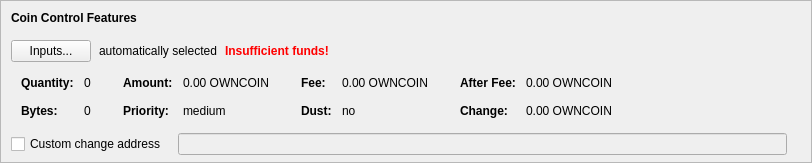
    <widget class="QFrame" name="frameCoinControl">
     <property name="sizePolicy">
      <sizepolicy hsizetype="Expanding" vsizetype="Expanding">
       <horstretch>0</horstretch>
       <verstretch>0</verstretch>
      </sizepolicy>
     </property>
     <property name="maximumSize">
      <size>
       <width>16777215</width>
       <height>16777215</height>
      </size>
     </property>
     <property name="frameShape">
      <enum>QFrame::StyledPanel</enum>
     </property>
     <property name="frameShadow">
      <enum>QFrame::Sunken</enum>
     </property>
     <layout class="QVBoxLayout" name="verticalLayoutCoinControl2">
      <property name="spacing">
       <number>0</number>
      </property>
      <property name="leftMargin">
       <number>0</number>
      </property>
      <property name="topMargin">
       <number>0</number>
      </property>
      <property name="rightMargin">
       <number>0</number>
      </property>
      <property name="bottomMargin">
       <number>6</number>
      </property>
      <item>
       <layout class="QVBoxLayout" name="verticalLayoutCoinControl" stretch="0,0,0,0,1">
        <property name="spacing">
         <number>0</number>
        </property>
        <property name="leftMargin">
         <number>10</number>
        </property>
        <property name="topMargin">
         <number>10</number>
        </property>
        <item>
         <layout class="QHBoxLayout" name="horizontalLayoutCoinControl1">
          <property name="bottomMargin">
           <number>15</number>
          </property>
          <item>
           <widget class="QLabel" name="labelCoinControlFeatures">
            <property name="sizePolicy">
             <sizepolicy hsizetype="Preferred" vsizetype="Maximum">
              <horstretch>0</horstretch>
              <verstretch>0</verstretch>
             </sizepolicy>
            </property>
            <property name="font">
             <font>
              <weight>75</weight>
              <bold>true</bold>
             </font>
            </property>
            <property name="styleSheet">
             <string notr="true">font-weight:bold;</string>
            </property>
            <property name="text">
             <string>Coin Control Features</string>
            </property>
           </widget>
          </item>
         </layout>
        </item>
        <item>
         <layout class="QHBoxLayout" name="horizontalLayoutCoinControl2" stretch="0,0,0,0">
          <property name="spacing">
           <number>8</number>
          </property>
          <property name="bottomMargin">
           <number>10</number>
          </property>
          <item>
           <widget class="QPushButton" name="pushButtonCoinControl">
            <property name="styleSheet">
             <string notr="true"/>
            </property>
            <property name="text">
             <string>Inputs...</string>
            </property>
            <property name="autoDefault">
             <bool>false</bool>
            </property>
           </widget>
          </item>
          <item>
           <widget class="QLabel" name="labelCoinControlAutomaticallySelected">
            <property name="text">
             <string>automatically selected</string>
            </property>
            <property name="margin">
             <number>5</number>
            </property>
           </widget>
          </item>
          <item>
           <widget class="QLabel" name="labelCoinControlInsuffFunds">
            <property name="font">
             <font>
              <weight>75</weight>
              <bold>true</bold>
             </font>
            </property>
            <property name="styleSheet">
             <string notr="true">color:red;font-weight:bold;</string>
            </property>
            <property name="text">
             <string>Insufficient funds!</string>
            </property>
            <property name="margin">
             <number>5</number>
            </property>
           </widget>
          </item>
          <item>
           <spacer name="horizontalSpacerCoinControl">
            <property name="orientation">
             <enum>Qt::Horizontal</enum>
            </property>
            <property name="sizeHint" stdset="0">
             <size>
              <width>40</width>
              <height>1</height>
             </size>
            </property>
           </spacer>
          </item>
         </layout>
        </item>
        <item>
         <widget class="QWidget" name="widgetCoinControl" native="true">
          <property name="sizePolicy">
           <sizepolicy hsizetype="Preferred" vsizetype="Preferred">
            <horstretch>0</horstretch>
            <verstretch>0</verstretch>
           </sizepolicy>
          </property>
          <property name="minimumSize">
           <size>
            <width>0</width>
            <height>0</height>
           </size>
          </property>
          <property name="styleSheet">
           <string notr="true"/>
          </property>
          <layout class="QHBoxLayout" name="horizontalLayoutCoinControl5">
           <property name="leftMargin">
            <number>0</number>
           </property>
           <property name="topMargin">
            <number>0</number>
           </property>
           <property name="rightMargin">
            <number>0</number>
           </property>
           <property name="bottomMargin">
            <number>0</number>
           </property>
           <item>
            <layout class="QHBoxLayout" name="horizontalLayoutCoinControl3" stretch="0,0,0,1">
             <property name="spacing">
              <number>20</number>
             </property>
             <property name="topMargin">
              <number>0</number>
             </property>
             <property name="bottomMargin">
              <number>10</number>
             </property>
             <item>
              <layout class="QFormLayout" name="formLayoutCoinControl1">
               <property name="horizontalSpacing">
                <number>10</number>
               </property>
               <property name="verticalSpacing">
                <number>14</number>
               </property>
               <property name="leftMargin">
                <number>10</number>
               </property>
               <property name="topMargin">
                <number>4</number>
               </property>
               <property name="rightMargin">
                <number>6</number>
               </property>
               <item row="0" column="0">
                <widget class="QLabel" name="labelCoinControlQuantityText">
                 <property name="font">
                  <font>
                   <weight>75</weight>
                   <bold>true</bold>
                  </font>
                 </property>
                 <property name="text">
                  <string>Quantity:</string>
                 </property>
                 <property name="margin">
                  <number>0</number>
                 </property>
                </widget>
               </item>
               <item row="0" column="1">
                <widget class="QLabel" name="labelCoinControlQuantity">
                 <property name="cursor">
                  <cursorShape>IBeamCursor</cursorShape>
                 </property>
                 <property name="contextMenuPolicy">
                  <enum>Qt::ActionsContextMenu</enum>
                 </property>
                 <property name="text">
                  <string notr="true">0</string>
                 </property>
                 <property name="margin">
                  <number>0</number>
                 </property>
                 <property name="textInteractionFlags">
                  <set>Qt::LinksAccessibleByMouse|Qt::TextSelectableByKeyboard|Qt::TextSelectableByMouse</set>
                 </property>
                </widget>
               </item>
               <item row="1" column="0">
                <widget class="QLabel" name="labelCoinControlBytesText">
                 <property name="font">
                  <font>
                   <weight>75</weight>
                   <bold>true</bold>
                  </font>
                 </property>
                 <property name="text">
                  <string>Bytes:</string>
                 </property>
                </widget>
               </item>
               <item row="1" column="1">
                <widget class="QLabel" name="labelCoinControlBytes">
                 <property name="cursor">
                  <cursorShape>IBeamCursor</cursorShape>
                 </property>
                 <property name="contextMenuPolicy">
                  <enum>Qt::ActionsContextMenu</enum>
                 </property>
                 <property name="text">
                  <string notr="true">0</string>
                 </property>
                 <property name="textInteractionFlags">
                  <set>Qt::LinksAccessibleByMouse|Qt::TextSelectableByKeyboard|Qt::TextSelectableByMouse</set>
                 </property>
                </widget>
               </item>
              </layout>
             </item>
             <item>
              <layout class="QFormLayout" name="formLayoutCoinControl2">
               <property name="horizontalSpacing">
                <number>10</number>
               </property>
               <property name="verticalSpacing">
                <number>14</number>
               </property>
               <property name="leftMargin">
                <number>6</number>
               </property>
               <property name="topMargin">
                <number>4</number>
               </property>
               <property name="rightMargin">
                <number>6</number>
               </property>
               <item row="0" column="0">
                <widget class="QLabel" name="labelCoinControlAmountText">
                 <property name="font">
                  <font>
                   <weight>75</weight>
                   <bold>true</bold>
                  </font>
                 </property>
                 <property name="text">
                  <string>Amount:</string>
                 </property>
                 <property name="margin">
                  <number>0</number>
                 </property>
                </widget>
               </item>
               <item row="0" column="1">
                <widget class="QLabel" name="labelCoinControlAmount">
                 <property name="cursor">
                  <cursorShape>IBeamCursor</cursorShape>
                 </property>
                 <property name="contextMenuPolicy">
                  <enum>Qt::ActionsContextMenu</enum>
                 </property>
                 <property name="text">
                  <string notr="true">0.00 OWNCOIN</string>
                 </property>
                 <property name="textInteractionFlags">
                  <set>Qt::LinksAccessibleByMouse|Qt::TextSelectableByKeyboard|Qt::TextSelectableByMouse</set>
                 </property>
                </widget>
               </item>
               <item row="1" column="0">
                <widget class="QLabel" name="labelCoinControlPriorityText">
                 <property name="font">
                  <font>
                   <weight>75</weight>
                   <bold>true</bold>
                  </font>
                 </property>
                 <property name="text">
                  <string>Priority:</string>
                 </property>
                </widget>
               </item>
               <item row="1" column="1">
                <widget class="QLabel" name="labelCoinControlPriority">
                 <property name="cursor">
                  <cursorShape>IBeamCursor</cursorShape>
                 </property>
                 <property name="contextMenuPolicy">
                  <enum>Qt::ActionsContextMenu</enum>
                 </property>
                 <property name="text">
                  <string>medium</string>
                 </property>
                 <property name="textInteractionFlags">
                  <set>Qt::LinksAccessibleByMouse|Qt::TextSelectableByKeyboard|Qt::TextSelectableByMouse</set>
                 </property>
                </widget>
               </item>
              </layout>
             </item>
             <item>
              <layout class="QFormLayout" name="formLayoutCoinControl3">
               <property name="horizontalSpacing">
                <number>10</number>
               </property>
               <property name="verticalSpacing">
                <number>14</number>
               </property>
               <property name="leftMargin">
                <number>6</number>
               </property>
               <property name="topMargin">
                <number>4</number>
               </property>
               <property name="rightMargin">
                <number>6</number>
               </property>
               <item row="0" column="0">
                <widget class="QLabel" name="labelCoinControlFeeText">
                 <property name="font">
                  <font>
                   <weight>75</weight>
                   <bold>true</bold>
                  </font>
                 </property>
                 <property name="text">
                  <string>Fee:</string>
                 </property>
                 <property name="margin">
                  <number>0</number>
                 </property>
                </widget>
               </item>
               <item row="0" column="1">
                <widget class="QLabel" name="labelCoinControlFee">
                 <property name="cursor">
                  <cursorShape>IBeamCursor</cursorShape>
                 </property>
                 <property name="contextMenuPolicy">
                  <enum>Qt::ActionsContextMenu</enum>
                 </property>
                 <property name="text">
                  <string notr="true">0.00 OWNCOIN</string>
                 </property>
                 <property name="textInteractionFlags">
                  <set>Qt::LinksAccessibleByMouse|Qt::TextSelectableByKeyboard|Qt::TextSelectableByMouse</set>
                 </property>
                </widget>
               </item>
               <item row="1" column="0">
                <widget class="QLabel" name="labelCoinControlLowOutputText">
                 <property name="font">
                  <font>
                   <weight>75</weight>
                   <bold>true</bold>
                  </font>
                 </property>
                 <property name="text">
                  <string>Dust:</string>
                 </property>
                </widget>
               </item>
               <item row="1" column="1">
                <widget class="QLabel" name="labelCoinControlLowOutput">
                 <property name="cursor">
                  <cursorShape>IBeamCursor</cursorShape>
                 </property>
                 <property name="contextMenuPolicy">
                  <enum>Qt::ActionsContextMenu</enum>
                 </property>
                 <property name="text">
                  <string>no</string>
                 </property>
                 <property name="textInteractionFlags">
                  <set>Qt::LinksAccessibleByMouse|Qt::TextSelectableByKeyboard|Qt::TextSelectableByMouse</set>
                 </property>
                </widget>
               </item>
              </layout>
             </item>
             <item>
              <layout class="QFormLayout" name="formLayoutCoinControl4">
               <property name="horizontalSpacing">
                <number>10</number>
               </property>
               <property name="verticalSpacing">
                <number>14</number>
               </property>
               <property name="leftMargin">
                <number>6</number>
               </property>
               <property name="topMargin">
                <number>4</number>
               </property>
               <property name="rightMargin">
                <number>6</number>
               </property>
               <item row="0" column="0">
                <widget class="QLabel" name="labelCoinControlAfterFeeText">
                 <property name="font">
                  <font>
                   <weight>75</weight>
                   <bold>true</bold>
                  </font>
                 </property>
                 <property name="text">
                  <string>After Fee:</string>
                 </property>
                 <property name="margin">
                  <number>0</number>
                 </property>
                </widget>
               </item>
               <item row="0" column="1">
                <widget class="QLabel" name="labelCoinControlAfterFee">
                 <property name="cursor">
                  <cursorShape>IBeamCursor</cursorShape>
                 </property>
                 <property name="contextMenuPolicy">
                  <enum>Qt::ActionsContextMenu</enum>
                 </property>
                 <property name="text">
                  <string notr="true">0.00 OWNCOIN</string>
                 </property>
                 <property name="textInteractionFlags">
                  <set>Qt::LinksAccessibleByMouse|Qt::TextSelectableByKeyboard|Qt::TextSelectableByMouse</set>
                 </property>
                </widget>
               </item>
               <item row="1" column="0">
                <widget class="QLabel" name="labelCoinControlChangeText">
                 <property name="font">
                  <font>
                   <weight>75</weight>
                   <bold>true</bold>
                  </font>
                 </property>
                 <property name="text">
                  <string>Change:</string>
                 </property>
                </widget>
               </item>
               <item row="1" column="1">
                <widget class="QLabel" name="labelCoinControlChange">
                 <property name="cursor">
                  <cursorShape>IBeamCursor</cursorShape>
                 </property>
                 <property name="contextMenuPolicy">
                  <enum>Qt::ActionsContextMenu</enum>
                 </property>
                 <property name="text">
                  <string notr="true">0.00 OWNCOIN</string>
                 </property>
                 <property name="textInteractionFlags">
                  <set>Qt::LinksAccessibleByMouse|Qt::TextSelectableByKeyboard|Qt::TextSelectableByMouse</set>
                 </property>
                </widget>
               </item>
              </layout>
             </item>
            </layout>
           </item>
          </layout>
         </widget>
        </item>
        <item>
         <layout class="QHBoxLayout" name="horizontalLayoutCoinControl4" stretch="0,0,0">
          <property name="spacing">
           <number>12</number>
          </property>
          <property name="sizeConstraint">
           <enum>QLayout::SetDefaultConstraint</enum>
          </property>
          <property name="topMargin">
           <number>5</number>
          </property>
          <property name="rightMargin">
           <number>5</number>
          </property>
          <item>
           <widget class="QCheckBox" name="checkBoxCoinControlChange">
            <property name="toolTip">
             <string>If this is activated, but the change address is empty or invalid, change will be sent to a newly generated address.</string>
            </property>
            <property name="text">
             <string>Custom change address</string>
            </property>
           </widget>
          </item>
          <item>
           <widget class="QValidatedLineEdit" name="lineEditCoinControlChange">
            <property name="enabled">
             <bool>false</bool>
            </property>
            <property name="sizePolicy">
             <sizepolicy hsizetype="Expanding" vsizetype="Fixed">
              <horstretch>0</horstretch>
              <verstretch>0</verstretch>
             </sizepolicy>
            </property>
           </widget>
          </item>
          <item>
           <widget class="QLabel" name="labelCoinControlChangeLabel">
            <property name="sizePolicy">
             <sizepolicy hsizetype="Preferred" vsizetype="Expanding">
              <horstretch>0</horstretch>
              <verstretch>0</verstretch>
             </sizepolicy>
            </property>
            <property name="minimumSize">
             <size>
              <width>0</width>
              <height>0</height>
             </size>
            </property>
            <property name="text">
             <string/>
            </property>
            <property name="margin">
             <number>3</number>
            </property>
           </widget>
          </item>
         </layout>
        </item>
        <item>
         <spacer name="verticalSpacerCoinControl">
          <property name="orientation">
           <enum>Qt::Vertical</enum>
          </property>
          <property name="sizeHint" stdset="0">
           <size>
            <width>800</width>
            <height>1</height>
           </size>
          </property>
         </spacer>
        </item>
       </layout>
      </item>
     </layout>
    </widget>
